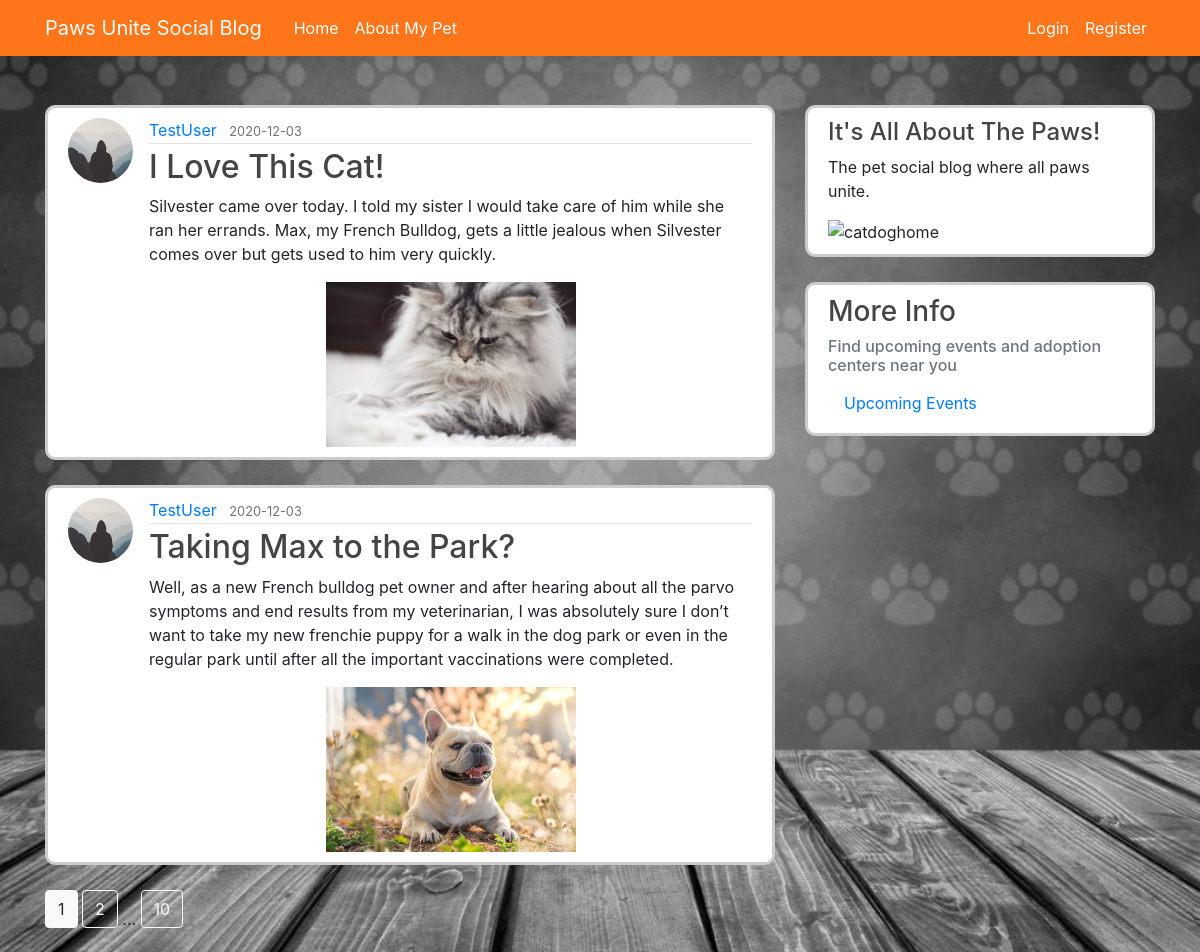
The page /home on the database its author committed.
### socialblog/model.py (models this page shows, shortened)
class Post(db.Model):
    id = db.Column(db.Integer, primary_key=True)
    title = db.Column(db.String(100), nullable=False)
    date_posted = db.Column(db.DateTime, nullable=False,
                            default=datetime.utcnow)
    content = db.Column(db.Text, nullable=False)
    image = db.Column(db.String(20), nullable=True, default='default.jpg')
    user_id = db.Column(db.Integer, db.ForeignKey('user.id'), nullable=False)

class User(db.Model, UserMixin):
    id = db.Column(db.Integer, primary_key=True)
    username = db.Column(db.String(20), unique=True, nullable=False)
    email = db.Column(db.String(120), unique=True, nullable=False)
    image_file = db.Column(db.String(20), nullable=False,
                           default='default.jpg')
    password = db.Column(db.String(60), nullable=False)
    posts = db.relationship('Post', backref='author', lazy=True)

### socialblog/routes.py (the view)
@app.route('/')
@app.route('/home')
def home():
    page = request.args.get('page', 1, type=int)
    posts = Post.query.order_by(
        Post.date_posted.desc()).paginate(page=page, per_page=2)
    return render_template('home.html', posts=posts)

### socialblog/templates/home.html
{% extends "layout.html" %}
{% block content %}
{% for post in posts.items %}
<article class="media content-section">
    <img class="rounded-circle article-img"
        src="{{ url_for('static', filename='profile_pics/' + post.author.image_file) }}">
    <div class="media-body">
        <div class="article-metadata">
            <a class="mr-2"
                href="{{ url_for('user_posts', username=post.author.username) }}">{{ post.author.username }}</a>
            <small class="text-muted">{{ post.date_posted.strftime('%Y-%m-%d') }}</small>
        </div>
        <h2><a class="article-title" href="{{ url_for('post', post_id=post.id) }}">{{ post.title }}</a></h2>
        <p class="article-content">{{ post.content }}</p>
        <img class="rounded-corners mx-auto d-block article-img2"
            src="{{ url_for('static', filename='profile_pics/' + post.image) }}"
            onerror="this.onerror=null;this.src='../static/profile_pics/default.jpg';" />
    </div>
</article>
{% endfor %}
{% for page_num in posts.iter_pages(left_edge=1, right_edge=1, left_current=1, right_current=2) %}
{% if page_num %}
{% if posts.page == page_num %}
<a class="btn btn-light mb-4" href="{{ url_for('home', page=page_num) }}">{{ page_num }}</a>
{% else %}
<a class="btn btn-outline-light mb-4" href="{{ url_for('home', page=page_num) }}">{{ page_num }}</a>
{% endif %}
{% else %}
...
{% endif %}
{% endfor %}
{% endblock content %}

### socialblog/static/main.css (style rules this page uses)
body { background-color: #ffffff; background-image: url(/static/bwpaws.jpg); background-size: cover; background-position: center; margin-top: 5rem; background-repeat: no-repeat; }
h1, h2, h3, h4, h5, h6 { color: #444444; }
.content-section { background: #ffffff; padding: 10px 20px; border: 3px solid #cccccc; border-radius: 10px; margin-top: 25px; margin-bottom: 25px; }
.article-title { color: #444444; }
.article-content { white-space: pre-line; }
.article-img { height: 65px; width: 65px; margin-right: 16px; }
.article-img2 { height: 165px; width: 250px; margin-right: 16px; }
.article-metadata { padding-bottom: 1px; margin-bottom: 4px; border-bottom: 1px solid #e3e3e3 }

### rows shown on the page
Post: image_file (placeholder picture), author.username "TestUser", date_posted "2020-12-03", title "I Love This Cat!", content "Silvester came over today. I told my sister I would take care of him while she ran her errands. Max, my French Bulldog, gets a little jealous when Silvester comes over but gets used to him very quickly.", image (picture)
Post: image_file (placeholder picture), author.username "TestUser", date_posted "2020-12-03", title "Taking Max to the Park?", content "Well, as a new French bulldog pet owner and after hearing about all the parvo symptoms and end results from my veterinarian, I was absolutely sure I don’t want to take my new frenchie puppy for a walk in the dog park or even in the regular park until after all the important vaccinations were completed.", image (picture)

### other values the page prints
{{ page_num }} "1"
{{ page_num }} "2" "10"
